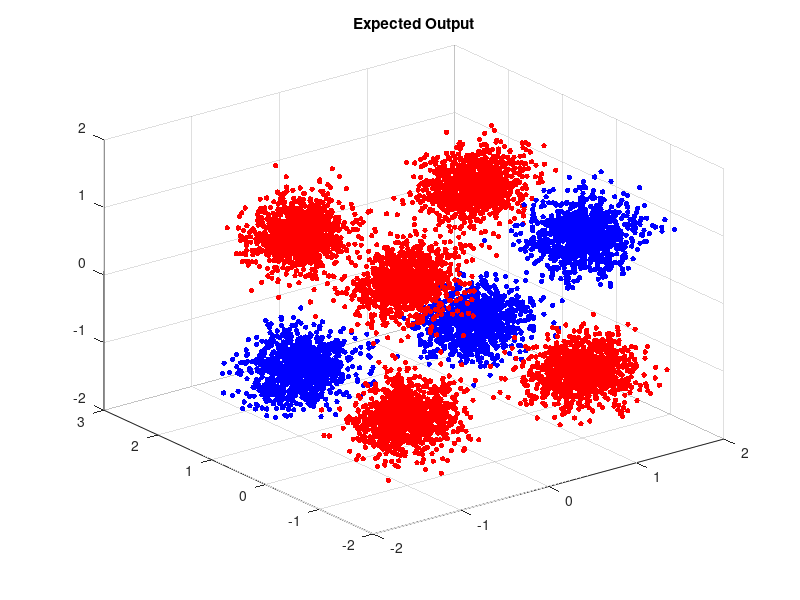

The MATLAB source for this figure: (Note: this script raises an error after producing the figure.)
%% Visualization of a Small Neural Network with More Inputs
% Neural Network size is customizable, but 3 input and 1 output are needed 
% for proper visualization.

%% Clearing Environment
clc; clear; close all;
format long;

%% Training Data
test_size = 1000;

training_data_aux = ones([4*8 test_size]);

for group_idx = 1:8
    center_shift = zeros([3 1]);
    binary = dec2bin(group_idx-1, 3);
    expected_output = -1;

    for bit_idx = 1:3
        bit = str2double(binary(bit_idx));
        center_shift(bit_idx) = -1*(bit == 0) + bit;
    end

    if(all(center_shift == [-1; 1; -1]) || all(center_shift == [1; 1; -1]) || all(center_shift == [1; -1; 1]))
        expected_output = 1;
    end

    training_data_aux((group_idx*4-3):(group_idx*4),:) = [0.25*randn([3 test_size]) + center_shift; expected_output*ones([1 test_size])];
end

training_data = reshape(training_data_aux, 3+1, []);

x1 = training_data(1,:);
x2 = training_data(2,:);
x3 = training_data(3,:);

f = training_data(4,:);

clear binary bit bit_idx center_shift expected_output group_idx training_data_aux training_data test_size

%% Plot of Training Data
figure

S = 15;
C = [((1-f)/2)' 0*((1-f)/2)' ((f+1)/2)'];

scatter3(x1,x2,x3,S,C,"filled")

title("Expected Output");
subtitle("Color of Dots Represents Result, Red = -1, Blue = 1")
xlabel("x_1"); ylabel("x_2"); zlabel("x_3");
grid on;
xlim([-2, 2]); ylim([-2, 2]); zlim([-2, 2]);
daspect([1 1 1]);

%% Activation Functions
relu = {
    @(x) x.*(x >= 0) 
    @(x) 1.*(x >= 0)
    };
tanh = {
    @(x) (1 - exp(-2.*x))./(1 + exp(-2.*x)) 
    @(x) 1 - ((1 - exp(-2.*x))./(1 + exp(-2.*x))).^2 
    };
sigm = {
    @(x) 1./(1 + exp(-x)) 
    @(x) (1./(1 + exp(-x))).*(1 - (1./(1 + exp(-x))))
    };

%% Cost Functions
msqe = {
    @(out, tar) 0.5.*sum((out - tar).^2, 1) 
    @(out, tar) (out - tar)
    };

%% Neural Network Memory Allocation

% Considerations:
% - Input is not defined as a Layer
% - Last Layer is Output

% Neural Network Size Definition
input_size = 3;
layer_sizes = [6; 6; 1];

% Neurons and Links Memory Allocation
neuron_in = cell(size(layer_sizes));
neuron_out = cell(size(layer_sizes));
weights = cell(size(layer_sizes));
bias = cell(size(layer_sizes));

% Derivatives Memory Allocation
neuron_in_der = cell(size(layer_sizes));
neuron_out_der = cell(size(layer_sizes));
error_der = cell(size(layer_sizes));

for layer_ind = 1:size(layer_sizes,1)
    rows = layer_sizes(layer_ind);

    if layer_ind > 1
        cols = layer_sizes(layer_ind - 1);
    else
        cols = input_size;
    end

    weights{layer_ind} = rand([rows cols]);
    bias{layer_ind} = 0.1*ones([rows 1]);
    neuron_in{layer_ind} = zeros([rows 1]);
    neuron_out{layer_ind} = zeros([rows 1]);
end

clear rows cols layer_ind

%% Learning Test

for index = 1:size(x1,2)
    % Training Input and Target Output
    training_data = [x1(:,index);x2(:,index);x3(:,index)];
    target_output = f(:,index);
    
    % Forward Propagation
    [neuron_in, neuron_out] = forwardPropagation(training_data, weights, bias, tanh);

    % Backward Propagation
    [neuron_in_der, neuron_out_der, error_der] = backwardPropagation(training_data, neuron_in, neuron_out, target_output, weights, tanh, tanh, msqe);

    % Updating Neural Network Weights and Biases
    [weights, bias] = updateNeuralNetwork(neuron_in_der, error_der, weights, bias, 0.05);

end

% Last Forward Propagation to see results
[~, neuron_out] = forwardPropagation([x1;x2;x3], weights, bias, tanh);
test_output = neuron_out{end};

% Cost Function Result After Training
cost = mean(msqe{1}(test_output,f));
%d_cost = msqe{2}(test_output,f);

%% Plot of Results
figure

S = 15;
C = [((1-test_output)/2)' 0*((1-test_output)/2)' ((test_output+1)/2)'];

scatter3(x1,x2,x3,S,C,"filled")

title("Output After Training");
subtitle("Color of Dots Represents Result, Red = -1, Blue = 1")
xlabel("x_1"); ylabel("x_2"); zlabel("x_3");
grid on;
xlim([-2, 2]); ylim([-2, 2]); zlim([-2, 2]);
daspect([1 1 1]);
